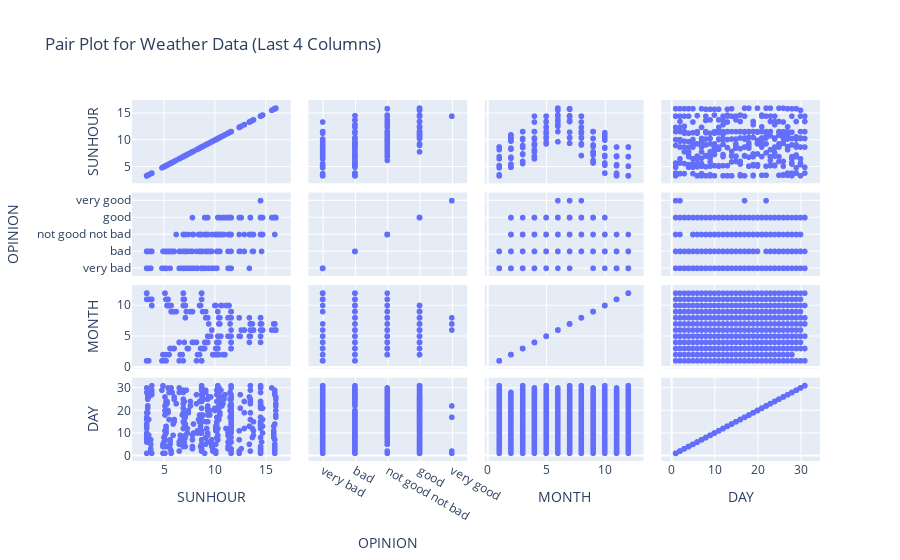

Notebook code cell kept with this figure:
### Markdown cell above
## Pair Plots

With Plotly, the name of [pairplots](https://plotly.com/python/splom/) is `scatter_matrix`.

### Code cell
# OK, it's up to you to draw a Pair Plot on the 4 last columns of your DataFrame.
# Do you notice that qualitative values are correctly represented ?
import plotly.express as px

fig = px.scatter_matrix(
    df_weather.iloc[:, -4:],  # Select the last 4 columns
    title="Pair Plot for Weather Data (Last 4 Columns)"
)

# Show the interactive scatter matrix
fig.show()

### Figure 1 — Plotly figure (JSON) as saved in the notebook; plotly's stock layout.template omitted (floating-point values rounded to 4 significant figures; data arrays with more than 128 entries replaced by an {"elided": "..."} marker saying what was removed)
{"data": [{"dimensions": [{"axis": {"matches": true}, "label": "SUNHOUR", "values": {"elided": "365 float values"}}, {"axis": {"matches": true}, "label": "OPINION", "values": {"elided": "365 str values"}}, {"axis": {"matches": true}, "label": "MONTH", "values": {"elided": "365 int values"}}, {"axis": {"matches": true}, "label": "DAY", "values": {"elided": "365 int values"}}], "hovertemplate": "%{xaxis.title.text}=%{x}<br>%{yaxis.title.text}=%{y}<extra></extra>", "legendgroup": "", "marker": {"color": "#636efa", "symbol": "circle"}, "name": "", "showlegend": false, "type": "splom"}], "layout": {"dragmode": "select", "legend": {"tracegroupgap": 0}, "title": {"text": "Pair Plot for Weather Data (Last 4 Columns)"}}}
